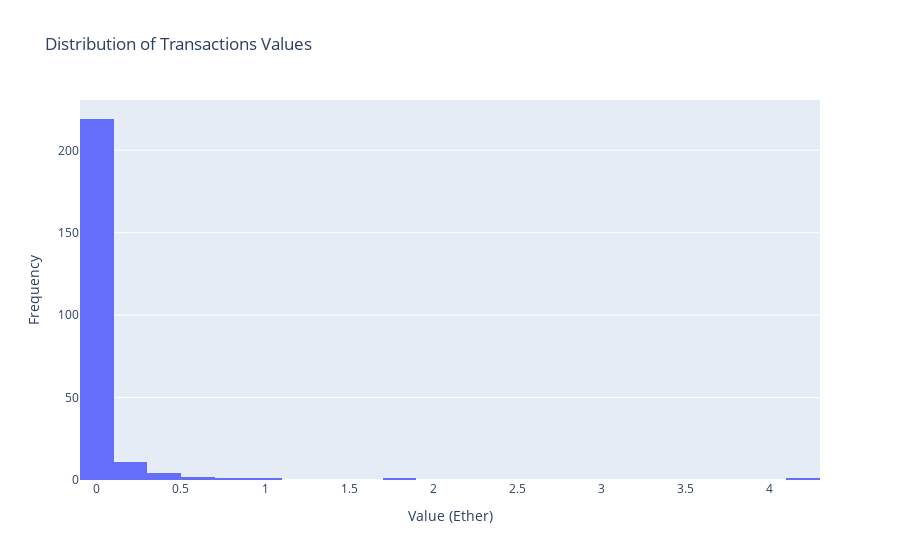

Notebook code for this chart:
### Code cell
fig4 = px.histogram(transaction_df, x= 'value', nbins=30, title = 'Distribution of Transactions Values')

fig4.update_layout(
    xaxis_title='Value (Ether)',
    yaxis_title='Frequency',
)


fig4.show()

### Figure 1 — Plotly figure (JSON) as saved in the notebook; plotly's stock layout.template omitted (floating-point values rounded to 4 significant figures; data arrays with more than 128 entries replaced by an {"elided": "..."} marker saying what was removed)
{"data": [{"alignmentgroup": "True", "bingroup": "x", "hovertemplate": "value=%{x}<br>count=%{y}<extra></extra>", "legendgroup": "", "marker": {"color": "#636efa", "pattern": {"shape": ""}}, "name": "", "nbinsx": 30, "offsetgroup": "", "orientation": "v", "showlegend": false, "type": "histogram", "x": {"elided": "240 float values"}, "xaxis": "x", "yaxis": "y"}], "layout": {"barmode": "relative", "legend": {"tracegroupgap": 0}, "title": {"text": "Distribution of Transactions Values"}, "xaxis": {"anchor": "y", "domain": [0, 1], "title": {"text": "Value (Ether)"}}, "yaxis": {"anchor": "x", "domain": [0, 1], "title": {"text": "Frequency"}}}}
